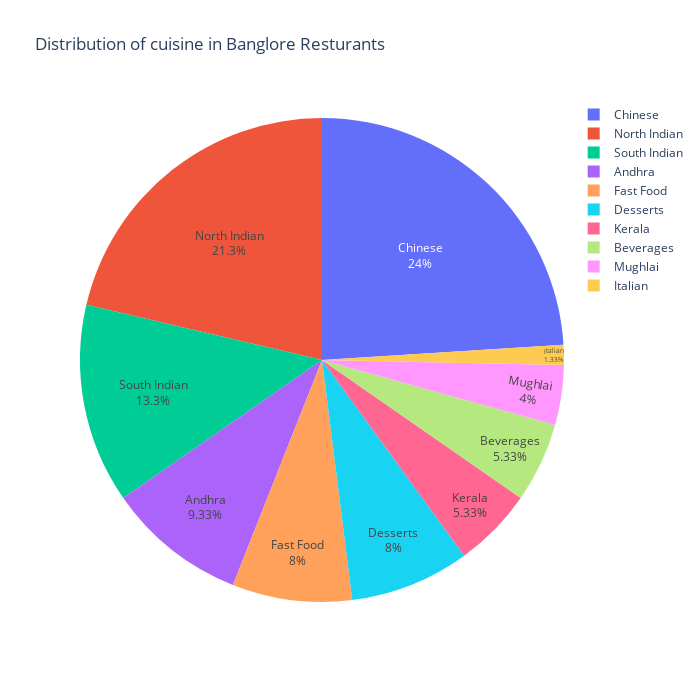

Source (notebook cell):
### Code cell
fig=px.pie(
    data_frame=df_Cuisine_BTM,
    names=df_Cuisine_BTM['Cuisine'][:10],
    values=df_Cuisine_BTM["Count"][:10],
    title="Distribution of cuisine in Banglore Resturants",width=700,height=700
)
fig.update_traces(textposition="inside",textinfo="percent+label")
fig.show()

### Figure 1 — Plotly figure (JSON) as saved in the notebook; plotly's stock layout.template omitted (floating-point values rounded to 4 significant figures)
{"data": [{"domain": {"x": [0, 1], "y": [0, 1]}, "hovertemplate": "label=%{label}<br>value=%{value}<extra></extra>", "labels": ["Fast Food", "North Indian", "Chinese", "Italian", "South Indian", "Desserts", "Kerala", "Andhra", "Beverages", "Mughlai"], "legendgroup": "", "name": "", "showlegend": true, "textinfo": "percent+label", "textposition": "inside", "type": "pie", "values": [6, 16, 18, 1, 10, 6, 4, 7, 4, 3]}], "layout": {"height": 700, "legend": {"tracegroupgap": 0}, "title": {"text": "Distribution of cuisine in Banglore Resturants"}, "width": 700}}
